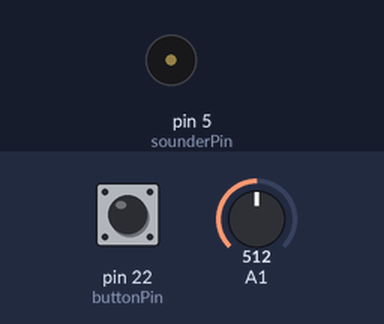
Recording of a sketch running on a simulated Arduino Mega 2560, built with avr-gcc and run on an emulated ATmega2560. Parts: buzzer (waves = sounding). Inputs (shaded band) come from the test bench; at power-on: pin 22 (buttonPin) LOW, A1 = 512.

Above: at 1.2 s.
1.3 s: pin 22 (buttonPin) pulled HIGH for 1 s
At 1.9 s:
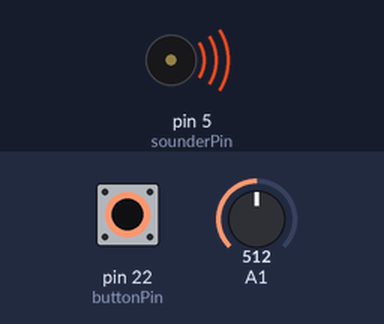
4.4 s: pin 22 (buttonPin) pulled HIGH for 3.2 s
At 4.8 s:
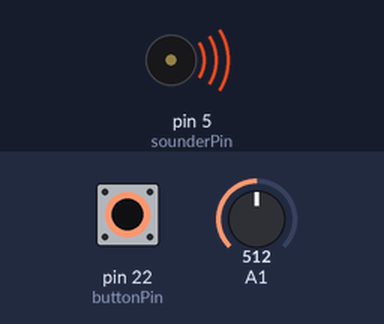
Timing chart, 0 to 9.7 s (numbered marks = the images above; inputs shaded):
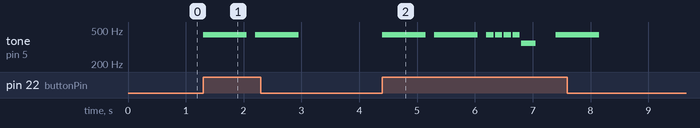

Measured:
- after the input at 1.3 s, tone on pin 5 (sounderPin): alternates 440 Hz for 0.75 s and silent for 0.15 s, 4 changes in all, then stays silent, starting at once
- after the input at 4.4 s, tone on pin 5 (sounderPin): plays 440 Hz for 0.75 s, 440 Hz for 0.75 s, 440 Hz for 0.13 s, 440 Hz for 0.13 s, 440 Hz for 0.13 s, 440 Hz for 0.13 s … (8 notes in this stretch), starting at once

The sketch:

Q5.ino
```cpp
#include "pitches.h"
#include "imperialMarch.h"


const int buttonPin = 22;
int buttonState = 0;

const int sounderPin = 5;

float scale;

int tempo = 120;
int notes = sizeof(melody) / sizeof(melody[0]) / 2;
int baseNote = (60000 * 4) / tempo;
int divider = 0;


void setup() {
  pinMode(buttonPin, INPUT);
}

void loop() {
  buttonState = digitalRead(buttonPin);
  if(buttonState == HIGH){
      for(int locationNote = 0; locationNote < sizeof(melody) / sizeof(melody[0]); locationNote += 2){
        if(digitalRead(buttonPin) == LOW){
            break;
        }
        else{
          divider = melody[locationNote + 1];
          int noteDuration = (baseNote) / abs(divider);
          if (divider < 0)
            noteDuration = noteDuration * 1.5;
          scale = analogRead(A1)/512.0;
          tone(sounderPin, (int) (melody[locationNote] * scale), noteDuration);
          delay((int)(noteDuration * 1.2));
        }
      }
  }
  if(buttonState == LOW){
    noTone(sounderPin);
  }

}
```

imperialMarch.h
```cpp
int melody[] = {


  NOTE_A4,-4, NOTE_A4,-4, NOTE_A4,16, NOTE_A4,16, NOTE_A4,16, NOTE_A4,16, NOTE_F4,8, REST,8,
  NOTE_A4,-4, NOTE_A4,-4, NOTE_A4,16, NOTE_A4,16, NOTE_A4,16, NOTE_A4,16, NOTE_F4,8, REST,8,
  NOTE_A4,4, NOTE_A4,4, NOTE_A4,4, NOTE_F4,-8, NOTE_C5,16,

  NOTE_A4,4, NOTE_F4,-8, NOTE_C5,16, NOTE_A4,2,
  NOTE_E5,4, NOTE_E5,4, NOTE_E5,4, NOTE_F5,-8, NOTE_C5,16,
  NOTE_A4,4, NOTE_F4,-8, NOTE_C5,16, NOTE_A4,2,

  NOTE_A5,4, NOTE_A4,-8, NOTE_A4,16, NOTE_A5,4, NOTE_GS5,-8, NOTE_G5,16,
  NOTE_DS5,16, NOTE_D5,16, NOTE_DS5,8, REST,8, NOTE_A4,8, NOTE_DS5,4, NOTE_D5,-8, NOTE_CS5,16,

  NOTE_C5,16, NOTE_B4,16, NOTE_C5,16, REST,8, NOTE_F4,8, NOTE_GS4,4, NOTE_F4,-8, NOTE_A4,-16,
  NOTE_C5,4, NOTE_A4,-8, NOTE_C5,16, NOTE_E5,2,

  NOTE_A5,4, NOTE_A4,-8, NOTE_A4,16, NOTE_A5,4, NOTE_GS5,-8, NOTE_G5,16,
  NOTE_DS5,16, NOTE_D5,16, NOTE_DS5,8, REST,8, NOTE_A4,8, NOTE_DS5,4, NOTE_D5,-8, NOTE_CS5,16,

  NOTE_C5,16, NOTE_B4,16, NOTE_C5,16, REST,8, NOTE_F4,8, NOTE_GS4,4, NOTE_F4,-8, NOTE_A4,-16,
  NOTE_A4,4, NOTE_F4,-8, NOTE_C5,16, NOTE_A4,2,

};
```

pitches.h
```cpp
#define REST 0
#define NOTE_B0  31
#define NOTE_C1  33
#define NOTE_CS1 35
#define NOTE_D1  37
#define NOTE_DS1 39
#define NOTE_E1  41
#define NOTE_F1  44
#define NOTE_FS1 46
#define NOTE_G1  49
#define NOTE_GS1 52
#define NOTE_A1  55
#define NOTE_AS1 58
#define NOTE_B1  62
#define NOTE_C2  65
#define NOTE_CS2 69
#define NOTE_D2  73
#define NOTE_DS2 78
#define NOTE_E2  82
#define NOTE_F2  87
#define NOTE_FS2 93
#define NOTE_G2  98
#define NOTE_GS2 104
#define NOTE_A2  110
#define NOTE_AS2 117
#define NOTE_B2  123
#define NOTE_C3  131
#define NOTE_CS3 139
#define NOTE_D3  147
#define NOTE_DS3 156
#define NOTE_E3  165
#define NOTE_F3  175
#define NOTE_FS3 185
#define NOTE_G3  196
#define NOTE_GS3 208
#define NOTE_A3  220
#define NOTE_AS3 233
#define NOTE_B3  247
#define NOTE_C4  262
#define NOTE_CS4 277
#define NOTE_D4  294
#define NOTE_DS4 311
#define NOTE_E4  330
#define NOTE_F4  349
#define NOTE_FS4 370
#define NOTE_G4  392
#define NOTE_GS4 415
#define NOTE_A4  440
#define NOTE_AS4 466
#define NOTE_B4  494
#define NOTE_C5  523
#define NOTE_CS5 554
#define NOTE_D5  587
#define NOTE_DS5 622
#define NOTE_E5  659
#define NOTE_F5  698
#define NOTE_FS5 740
#define NOTE_G5  784
#define NOTE_GS5 831
#define NOTE_A5  880
#define NOTE_AS5 932
#define NOTE_B5  988
#define NOTE_C6  1047
#define NOTE_CS6 1109
#define NOTE_D6  1175
#define NOTE_DS6 1245
#define NOTE_E6  1319
#define NOTE_F6  1397
#define NOTE_FS6 1480
#define NOTE_G6  1568
#define NOTE_GS6 1661
#define NOTE_A6  1760
#define NOTE_AS6 1865
#define NOTE_B6  1976
#define NOTE_C7  2093
#define NOTE_CS7 2217
#define NOTE_D7  2349
#define NOTE_DS7 2489
#define NOTE_E7  2637
#define NOTE_F7  2794
#define NOTE_FS7 2960
#define NOTE_G7  3136
#define NOTE_GS7 3322
#define NOTE_A7  3520
#define NOTE_AS7 3729
#define NOTE_B7  3951
#define NOTE_C8  4186
#define NOTE_CS8 4435
#define NOTE_D8  4699
#define NOTE_DS8 4978
```
